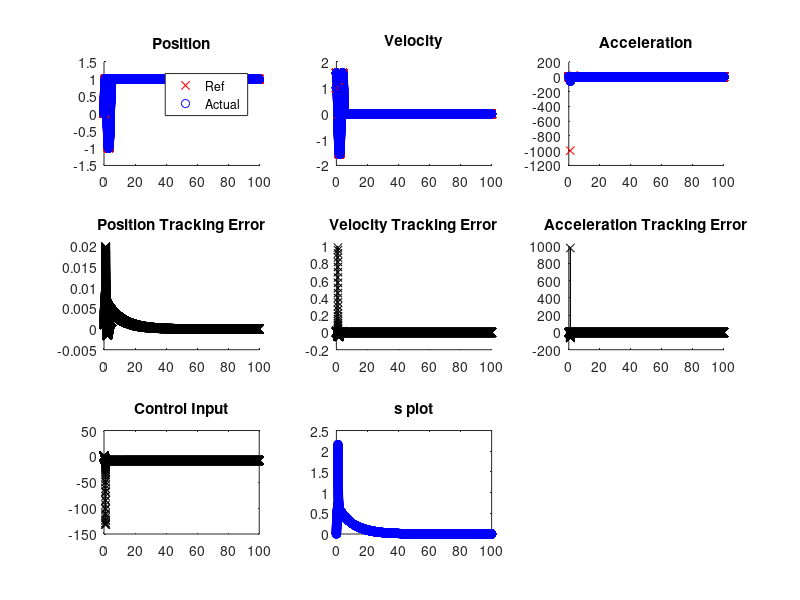
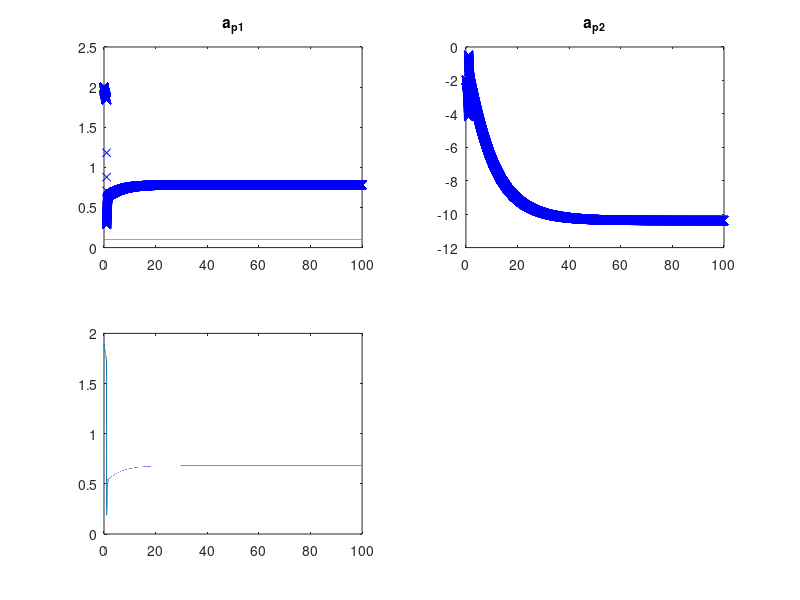

MATLAB code to generate these figures, in order:
%% HW 3 attempt 2

%% Problem 1 (7.7)
clf(figure(1));
alpha1 = @(t) sin(t);
alpha2 = @(t) cos(t);

f = @(t,x) -alpha1(t)*abs(x(1))*x(2)^2 - alpha2(t)*x(1)^3*cos(2*x(1));
plant = @(t,x,v) -alpha1(t)*abs(x(1))*x(2)^2 - alpha2(t)*x(1)^3*cos(2*x(1)) + v;

alpha1_hat = @(t) 0;
alpha2_hat = @(t) 2;
f_hat = @(t,x) -alpha1_hat(t)*abs(x(1))*x(2)^2 - alpha2_hat(t)*x(1)^3*cos(2*x(1));

alpha1_limit = @(t) 1;
alpha2_limit = @(t) 3;
F = @(t,x) -alpha1_hat(t)*abs(x(1))*x(2)^2 - alpha2_hat(t)*x(1)^3*cos(2*x(1));

dt = 1e-2;
t_end = 20;
ts = 0:dt:t_end;

% Controller
lambda = 100;
eta = 0.1;
u_max = 5;
u_min = -5;

s_func = @(x_err) x_err(2)+lambda*x_err(1);

xs = -100*(ones(length(ts),3));
vs = -100*(ones(length(ts),1));
ss = -100*(ones(length(ts),1));
% % Plant only plot
% x = [1,-1];
% v = 0;
% for it = 1:length(ts)
%     xdd = plant(ts(it), x, v);
%     x = x + dt*[x(2), xdd];
%     
%     xs(it, :) = [x, xdd];
% %     plot(ts(1:it), xs(1:it,1), 'rx')
% %     drawnow()
% end

% xdd_des = [1e-3*0:dt:1, zeros(length((1+dt):dt:t_end), 1)']';
% xdd_des = sin(pi/2*ts');
% xd_des = cumsum(dt*xdd_des);
% x_des = cumsum(dt*xd_des);
x_des = sin(pi/2*ts');
% x_des = [0:dt:1, ones(length((1+dt):dt:t_end), 1)']';
xd_des = diff(x_des)/dt; xd_des = [xd_des(1); xd_des];
xdd_des = diff(xd_des)/dt; xdd_des = [xdd_des(1); xdd_des];
traj = [x_des, xd_des, xdd_des];
x = traj(1, 1:2);

for it = 1:length(ts)
    % determine control input
    x_err = x - traj(it,1:2); % don't care about error in acceleration because that is an input!
    u_hat = -f_hat(ts(it),x) + traj(it,3) - lambda*x_err(2);
    k = F(ts(it),x) + eta;
    s = s_func(x_err);
    v = u_hat - k*sign(s);
%     v = min(u_min, max(u_max, v_raw));
    % plot(ts(1:it), x_des(1:it,1), 'rx')
    
    % run dynamics forward
    xdd = plant(ts(it), x, v);
    x = x + dt*[x(2), xdd];
    
    xs(it, :) = [x, xdd];
    vs(it) = v;
    ss(it) = s;
    
    
end
    
% plotting
% plot(ts, xs(:,1), 'rx')
% plot(ts, vs(:,1), 'bx-')


% position
subplot(3,2,1)
hold on
plot(ts, traj(:,1), 'rx')
plot(ts, xs(:,1), 'bo')
title('Position')
legend('Ref', 'Actual')

% position error
subplot(3,2,3)
hold on
plot(ts, xs(:,1) - traj(:,1), 'kx-')
title('Position Tracking Error')

% velocity
subplot(3,2,2)
hold on
plot(ts, traj(:,2), 'rx')
plot(ts, xs(:,2), 'bo')
title('Velocity')
legend('Ref', 'Actual')

% velocity error
subplot(3,2,4)
hold on
plot(ts, xs(:,2) - traj(:,2), 'kx-')
title('Position Tracking Error')

% control input
subplot(3,2,5)
plot(ts, vs, 'kx-')
title('Control Input')

% s plot
subplot(3,2,6)
plot(ts, ss, 'bo-')
title('s plot')
% fprintf('Switch Count: %d \n', switch_count)


%% Problem 2 7.10
clf(figure(1));
alpha1 = @(t) -1;
alpha2 = @(t) -2;
b = @(t) 1;
f = @(t,x) -alpha1(t)*x(3)^2 - alpha2(t)*x(2)^5*sin(4*x(1));
plant = @(t,x,u) -alpha1(t)*x(3)^2 - alpha2(t)*x(2)^5*sin(4*x(1)) + b(t)*u;

m = 3; % order of plant

alpha1_hat = @(t) 0;
alpha2_hat = @(t) 0;
b_hat = @(t) sqrt(1*4);
f_hat = @(t,x) -alpha1_hat(t)*x(3)^2 - alpha2_hat(t)*x(2)^5*sin(4*x(1));

alpha1_limit = @(t) 2;
alpha2_limit = @(t) 4;
F = @(t,x) alpha1_hat(t)*x(3)^2 + alpha2_hat(t)*x(2)^5*sin(4*x(1));

dt = 1e-3;
t_end = 5;
ts = 0:dt:t_end;

% Controller
B = 2;
lambda = 100;
eta = 0.1;
phi=1;

s_func = @(x_err) x_err(3)+2*lambda*x_err(2)+lambda^2*x_err(1);

xs = -100*(ones(length(ts),m+1));
vs = -100*(ones(length(ts),1));
ss = -100*(ones(length(ts),1));
% % Plant only plot
% x = [1,-1, 0];
% v = 0;
% for it = 1:length(ts)
%     xdd = plant(ts(it), x, v);
%     x = x + dt*[x(2:m), xdd];
%     
%     xs(it, :) = [x, xdd];
%     plot(ts(1:it), xs(1:it,1), 'rx')
%     drawnow()
% end

% xdd_des = [1e-3*0:dt:1, zeros(length((1+dt):dt:t_end), 1)']';
% xddd_des = sin(pi/2*ts');
% xdd_des = cumsum(dt*xddd_des);
% xd_des = cumsum(dt*xdd_des);
% x_des = cumsum(dt*xd_des);
x_des = sin(pi/2*ts');
% x_des = [0:dt:1, ones(length((1+dt):dt:t_end), 1)']';
xd_des = diff(x_des)/dt; xd_des = [xd_des(1); xd_des];
xdd_des = diff(xd_des)/dt; xdd_des = [xdd_des(1); xdd_des];
xddd_des = diff(xdd_des)/dt; xddd_des = [xddd_des(1); xddd_des];
traj = [x_des, xd_des, xdd_des, xddd_des];
x = traj(1, 1:m);
switch_count = 0;

sigmoid = @(X) 2/(1+exp(-X))-1;
for it = 1:length(ts)
    % determine control input
    x_err = x - traj(it,1:m); % don't care about error in acceleration because that is an input!
    u_hat = -f_hat(ts(it),x) + traj(it,end) - 2*lambda*x_err(3) - lambda^2*x_err(2);
    k = B*(F(ts(it),x) + eta) + abs(B-1)*abs(u_hat);
    s = s_func(x_err);
    v = u_hat - k*sign(s);
%     v = u_hat - k*min(1, max(-1, s/phi));
%     v = u_hat - k*sigmoid(s);
    % plot(ts(1:it), x_des(1:it,1), 'rx')
    
    % run dynamics forward
    xddd = plant(ts(it), x, v);
    x = x + dt*[x(2:m), xddd];
    
    xs(it, :) = [x, xddd];
    vs(it) = v;
    if it>1 && sign(s) ~= sign(ss(it-1))
        switch_count = switch_count + 1;
    end
    ss(it) = s;
    
    
    
end
    
% plotting
% plot(ts, xs(:,1), 'rx')
% plot(ts, vs(:,1), 'bx-')


% position
subplot(3,3,1)
hold on
plot(ts, traj(:,1), 'rx')
plot(ts, xs(:,1), 'bo')
title('Position')
legend('Ref', 'Actual')

% position error
subplot(3,3,4)
hold on
plot(ts, xs(:,1) - traj(:,1), 'kx-')
title('Position Tracking Error')

% velocity
subplot(3,3,2)
hold on
plot(ts, traj(:,2), 'rx')
plot(ts, xs(:,2), 'bo')
title('Velocity')

% velocity error
subplot(3,3,5)
hold on
plot(ts, xs(:,2) - traj(:,2), 'kx-')
title('Velocity Tracking Error')

% Acceleration
subplot(3,3,3)
hold on
plot(ts, traj(:,3), 'rx')
plot(ts, xs(:,3), 'bo')
title('Acceleration')

% Acceleration error
subplot(3,3,6)
hold on
plot(ts, xs(:,3) - traj(:,3), 'kx-')
title('Acceleration Tracking Error')

% control input
subplot(3,3,7)
plot(ts, vs, 'kx-')
title('Control Input')

% s plot
subplot(3,3,8)
plot(ts, ss, 'bo-')
title('s plot')
fprintf('Switch Count: %d \n', switch_count)

%% Problem 3 8.3???
figure(1); cla;
ap1=0.1; ap2=-4; bp=2;
bv=1/bp; av1=1/bv; av2=ap1/bv; av3=ap2/bv;

v_lim = 1e10;
plant = @(t,y,v) 1/av1*(-av2*y(2) - av3*y(1) + v);
m = 2;


dt = 1e-3;
t_end = 100;
ts = 0:dt:t_end;

ys = -100*(ones(length(ts),m+1));
vs = -100*(ones(length(ts),1));
ss = -100*(ones(length(ts),1));

% % Plant only plot
% y = [1,-1];
% v = 0;
% for it = 1:length(ts)
%     ydd = plant(ts(it), y, v);
%     y = y + dt*[y(2:m), ydd];
%     
%     ys(it, :) = [y, ydd];
%     plot(ts(1:it), ys(1:it,1), 'rx')
%     drawnow()
% end

% Controller
lambda = 100;
k = 10; % is this ok?
am1 = 0.5; am2 = 1; am3 = -1;
am = [am1; am2; am3];
ams = -100*(ones(length(ts),length(am)));
s_func = @(x_err) x_err(2)+lambda*x_err(1);
P = [1, 0.1, 0; 0.1, 1, 0; 0, 0, 1];

% ydd_des = [1e-3*0:dt:1, zeros(length((1+dt):dt:t_end), 1)']';
% ydd_des = sin(pi/2*ts');
% yd_des = cumsum(dt*ydd_des);
% y_des = cumsum(dt*yd_des);
% y_des = sin(pi/2*ts');
y_des = [0:dt:1, ones(length((1+dt):dt:t_end), 1)']';
yd_des = diff(y_des)/dt; yd_des = [yd_des(1); yd_des];
ydd_des = diff(yd_des)/dt; ydd_des = [ydd_des(1); ydd_des];

traj = [y_des, yd_des, ydd_des];
y = traj(1, 1:m);
switch_count = 0;

sigmoid = @(X) 2/(1+exp(-X))-1;
for it = 1:length(ts)
    % determine control input
    y_err = y - traj(it,1:m); % don't care about error in acceleration because that is an input!
    s = s_func(y_err);
    ydd_r = traj(it,m) - lambda*y_err(2);
    Y = [ydd_r, y(end:-1:1)];
    v = Y*am - k*s;
    ad_hat = -P*Y'*s;
%     v = u_hat - k*min(1, max(-1, s/phi));
%     v = u_hat - k*sigmoid(s);
    % plot(ts(1:it), x_des(1:it,1), 'rx')
    
    % run dynamics forward
    ydd = plant(ts(it), y, v);
    y = y + dt*[y(2:m), ydd];
    
    % update parameters of model
    am = am + ad_hat*dt;
    am = max(-10, min(am, 10));
    
    ys(it, :) = [y, ydd];
    vs(it) = v;
    ams(it, :) = am';
    if it>1 && sign(s) ~= sign(ss(it-1))
        switch_count = switch_count + 1;
    end
    ss(it) = s;
    
    
    
end

% position
subplot(3,3,1)
hold on
plot(ts, traj(:,1), 'rx')
plot(ts, ys(:,1), 'bo')
title('Position')
legend('Ref', 'Actual')

% position error
subplot(3,3,4)
hold on
plot(ts, ys(:,1) - traj(:,1), 'kx-')
title('Position Tracking Error')

% velocity
subplot(3,3,2)
hold on
plot(ts, traj(:,2), 'rx')
plot(ts, ys(:,2), 'bo')
title('Velocity')

% velocity error
subplot(3,3,5)
hold on
plot(ts, ys(:,2) - traj(:,2), 'kx-')
title('Velocity Tracking Error')

% Acceleration
subplot(3,3,3)
hold on
plot(ts, traj(:,3), 'rx')
plot(ts, ys(:,3), 'bo')
title('Acceleration')

% Acceleration error
subplot(3,3,6)
hold on
plot(ts, ys(:,3) - traj(:,3), 'kx-')
title('Acceleration Tracking Error')

% control input
subplot(3,3,7)
plot(ts, vs, 'kx-')
title('Control Input')

% s plot
subplot(3,3,8)
plot(ts, ss, 'bo-')
title('s plot')
fprintf('Switch Count: %d \n', switch_count)

% parameter plot
figure(2)
ap1_m = ams(:,2)./ams(:,1);
ap2_m = ams(:,3)./ams(:,1);
subplot(2,2,1)
plot(ts, ap1_m,'bx', ts, ones(length(ts), 1)*ap1, 'r-')
% ylim([-2*ap1,2*ap1])
title('a_{p1}')
subplot(2,2,3)
plot(ts, ap1_m-ones(length(ts), 1)*ap1)

subplot(2,2,2)
plot(ts, ap2_m, 'bx', ts, ones(length(ts), 1)*ap2, 'r-')
% ylim([-2*abs(ap2),2*abs(ap2)])
title('a_{p2}')
